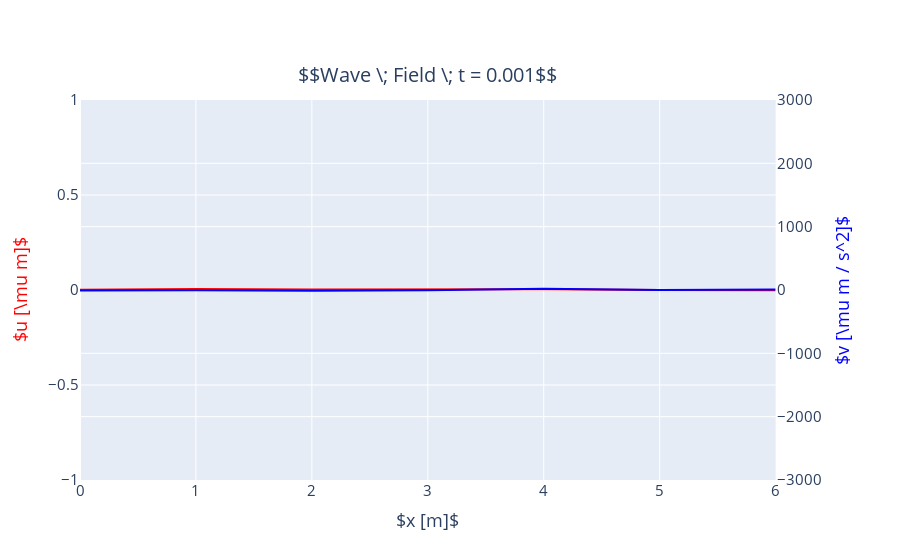

Notebook code cell kept with this figure:
### Code cell
plot_uv(u1-u2, v1-v2, t, plot_v=True)

### Figure 1 — Plotly figure (JSON) as saved in the notebook; plotly's stock layout.template omitted (floating-point values rounded to 4 significant figures)
{"data": [{"line": {"color": "blue"}, "mode": "lines", "name": "$v [\\mu m / s^2]$", "showlegend": false, "type": "scatter", "x": [0, 1, 2, 3, 4, 5, 6], "xaxis": "x", "y": [-8.514, -2.587, -12.17, -2.948, 20.13, -0.6153, 9.477], "yaxis": "y2"}, {"line": {"color": "red"}, "mode": "lines", "name": "$u [\\mu m]$", "showlegend": false, "type": "scatter", "x": [0, 1, 2, 3, 4, 5, 6], "xaxis": "x", "y": [0.001808, 0.004626, 0.002274, 0.004004, 0.003715, 0.0003942, -0.0007256], "yaxis": "y"}], "layout": {"annotations": [{"font": {"size": 20}, "showarrow": false, "text": "$$Wave \\; Field \\; t = 0.001$$", "x": 0.47, "xanchor": "center", "xref": "paper", "y": 1, "yanchor": "bottom", "yref": "paper", "yshift": 10}], "font": {"size": 15}, "xaxis": {"anchor": "y", "domain": [0, 0.94], "title": {"text": "$x [m]$"}}, "yaxis": {"anchor": "x", "domain": [0, 1], "exponentformat": "e", "range": [-1, 1], "showexponent": "all", "title": {"font": {"color": "red"}, "text": "$u [\\mu m]$"}}, "yaxis2": {"anchor": "x", "exponentformat": "e", "overlaying": "y", "range": [-3000, 3000], "showexponent": "all", "side": "right", "title": {"font": {"color": "blue"}, "text": "$v [\\mu m / s^2]$"}}}}
